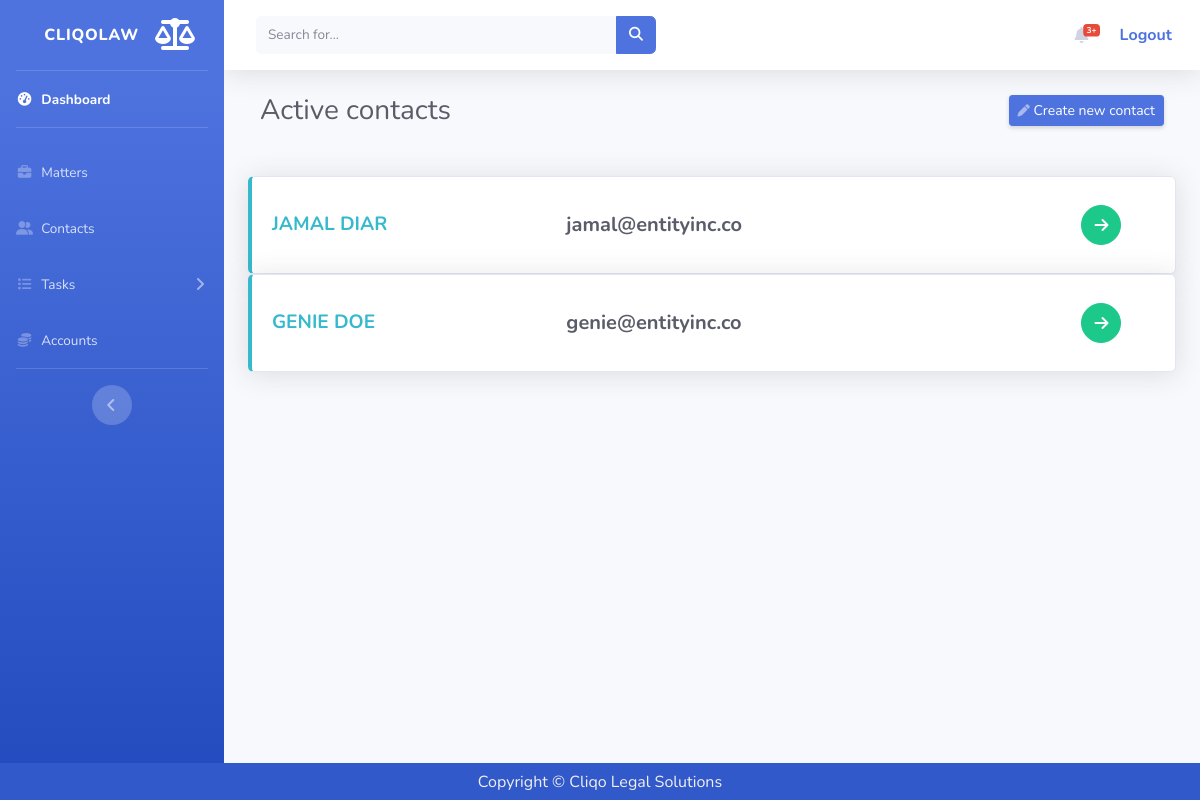
The app's page /app/contacts, older data.
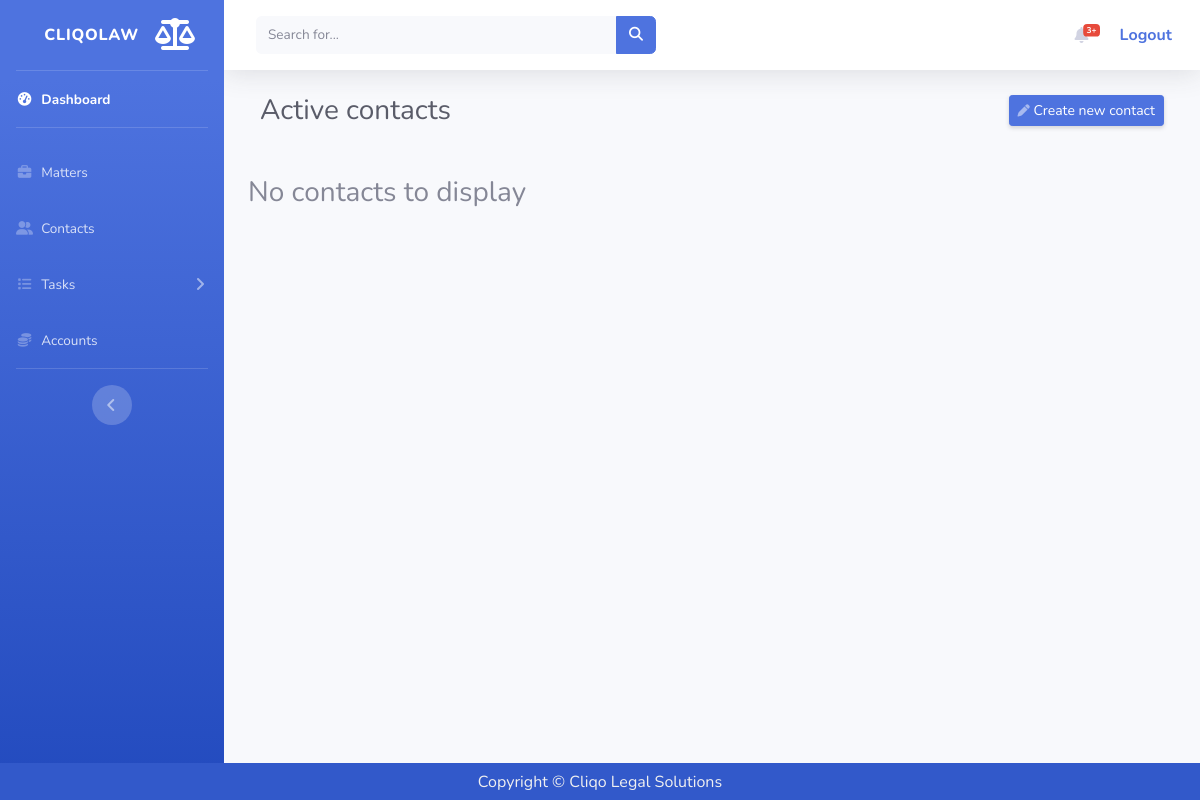
The same page, newer data.
### cliqo/models.py (models this page shows, shortened)
class NewContact(models.Model):
    ref = models.ForeignKey(NewMatter, to_field='reference_number',
                            on_delete=models.CASCADE, verbose_name='Reference Number')
    client_phone = models.CharField(max_length=20, default="+27123456789")
    client_email = models.EmailField(default="client@domain.com")
    client_address = models.TextField(default="Client Address")
    contact_name = models.CharField(max_length=250, default="Contact Name")
    contact_phone = models.CharField(max_length=20, default="+27123456789")
    contact_email = models.EmailField(default="contact@domain.com")
    contact_address = models.TextField(default="Contact Address")

### cliqo/views.py (the view)
# urls.py: path('contacts', views.ContactsListView.as_view(), name="contacts"),
class ContactsListView(generic.ListView):
    model = NewContact
    template_name = 'cliqo/newcontact_list.html'
    def get_context_data(self, **kwargs):
        context = super().get_context_data(**kwargs)
        return context

### cliqo/templates/cliqo/newcontact_list.html (shortened to what this page needs)
{% extends 'cliqo/base.html' %}
{% load static %}
{% block content %}
  <div class="d-sm-flex align-items-center justify-content-between col-12" style="padding-bottom: 3em;">
      <h1 class="h3 mb-0 text-gray-800">Active contacts</h1>
      <a href="{% url 'cliqo:create-contact' %}"
         class="d-none d-sm-inline-block btn btn-sm btn-primary shadow-sm">
        Create new contact</a>
  </div>
  <div class="row justify-content-space-around">
      {% for contact in object_list %}
      <div class="col-12">
          <div class="card border-left-info shadow h-100 py-2">
              <div class="card-body">
                  <div class="row no-gutters align-items-center">
                      <div class="col">
                          <div class="text-lg font-weight-bold text-info text-uppercase">{{ contact.contact_name }}</div>
                      </div>
                      <div class="col-7">
                          <h6 class="h5 mb-0 mr-3 font-weight-bold text-gray-800">{{ contact.contact_email }}</h6>
                      </div>
                      <div class="col-1">
                          <a href="{% url 'cliqo:contact-focus' contact.id %}" class="btn btn-success btn-circle">
                              <i class="fas fa-arrow-right"></i>
                          </a>
                      </div>
                  </div>
              </div>
          </div>
      </div>
      {% empty %}
      <div class="d-sm-flex align-items-center justify-content-between col-12" style="padding-bottom: 3em;">
          <h1 class="h3 mb-0">No contacts to display</h1>
      </div>
      {% endfor %}
  </div>
{% endblock %}

Row changes from the older to the newer data that the page shows:
removed NewContact: contact_name "JAMAL DIAR", contact_email "jamal@entityinc.co"
removed NewContact: contact_name "GENIE DOE", contact_email "genie@entityinc.co"
Text that changed along with them:
text now shown: "No contacts to display"
